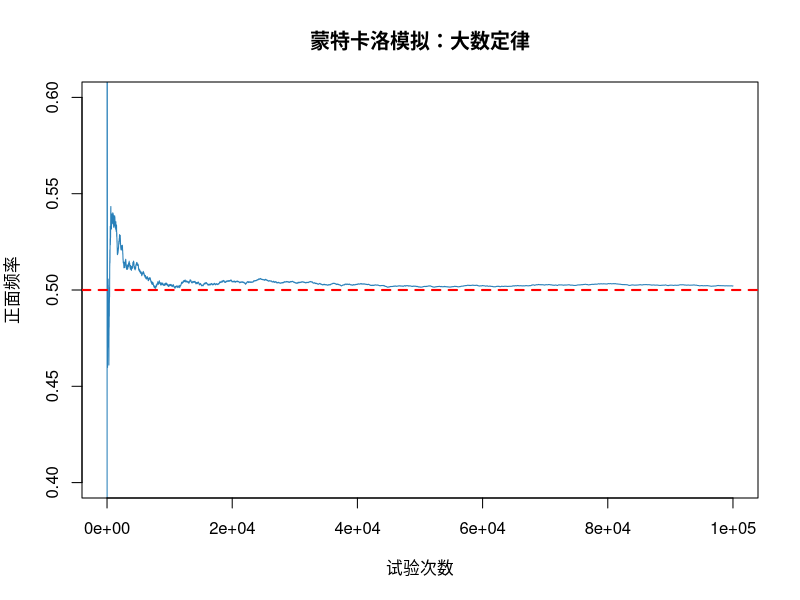

The R script that drew this image:
# 蒙特卡洛模拟：大数定律验证 抛硬币实验
# 理论概率：正面=0.5

# 设置模拟总次数
n_sim <- 100000

# 随机模拟：1=正面，0=反面
coin <- sample(c(0,1), size = n_sim, replace = TRUE, prob = c(0.5,0.5))

# 累积正面次数
cum_positive <- cumsum(coin)
# 累积频率
cum_freq <- cum_positive / (1:n_sim)

# 输出最终频率
final_freq <- cum_freq[n_sim]
cat("模拟总次数：", n_sim, "\n")
cat("正面的最终频率：", final_freq, "\n")
cat("理论概率：0.5\n")

# 保存绘图到图片，避免Codespaces大量警告
png("law_of_large_number.png", width = 800, height = 500)
plot(1:n_sim, cum_freq, type = "l", ylim = c(0.4,0.6),
     main = "蒙特卡洛模拟：大数定律",
     xlab = "试验次数", ylab = "正面频率", col = "#2980b9")
# 画理论参考线
abline(h = 0.5, col = "red", lwd = 2, lty = 2)
dev.off()
